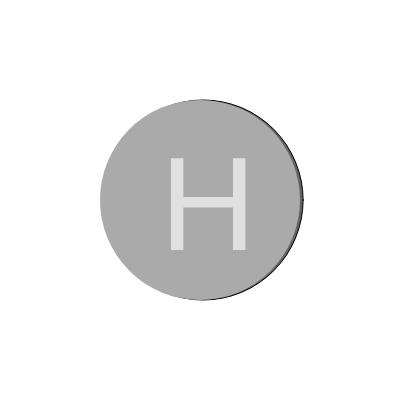
Frame 1 (no input)
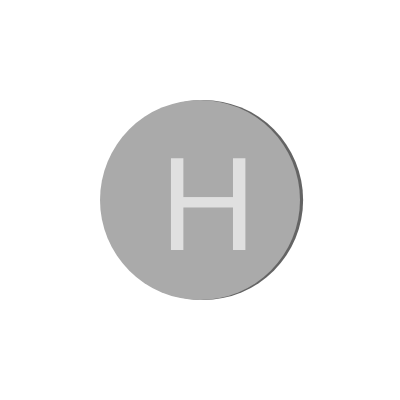
Frame 60 (no input)
Frame 120 (the mouse pressed at the canvas centre since frame 60): identical to frame 60, image omitted

The p5.js sketch that drew these frames (run headless with seeded random() and noise() and a simulated clock; from frame 60 on, the mouse is pressed at the canvas centre):

// p5.js sketch
// ── sketch.js
let headsOrTails = 'H'
function setup() {
  createCanvas(400, 400);
}

function draw() {
  background(255);
   fill(100)
  circle(width/2 + width/128,height/2,width/2)
  fill(170)
  noStroke()
  circle(width/2,height/2,width/2)
  fill(224)
  textSize(width/3)
  text(headsOrTails, width/2 - width/10,height/2 + height/8)
 

  
}

function mousePressed() {
  if (random() >= 0.5) { // Heads
    headsOrTails = 'H'
  }
  else { // Tails
    headsOrTails = 'T'
  }
}
